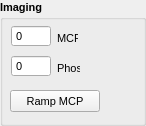
  <widget class="QGroupBox" name="groupBox_MCP">
   <property name="geometry">
    <rect>
     <x>580</x>
     <y>215</y>
     <width>146</width>
     <height>126</height>
    </rect>
   </property>
   <property name="sizePolicy">
    <sizepolicy hsizetype="Fixed" vsizetype="Fixed">
     <horstretch>0</horstretch>
     <verstretch>0</verstretch>
    </sizepolicy>
   </property>
   <property name="font">
    <font>
     <family>Tahoma</family>
     <pointsize>8</pointsize>
     <weight>75</weight>
     <bold>true</bold>
    </font>
   </property>
   <property name="title">
    <string>Imaging</string>
   </property>
   <widget class="QPushButton" name="btn_startConditioning">
    <property name="geometry">
     <rect>
      <x>10</x>
      <y>90</y>
      <width>90</width>
      <height>22</height>
     </rect>
    </property>
    <property name="sizePolicy">
     <sizepolicy hsizetype="Fixed" vsizetype="Fixed">
      <horstretch>0</horstretch>
      <verstretch>0</verstretch>
     </sizepolicy>
    </property>
    <property name="minimumSize">
     <size>
      <width>90</width>
      <height>22</height>
     </size>
    </property>
    <property name="font">
     <font>
      <weight>50</weight>
      <bold>false</bold>
     </font>
    </property>
    <property name="text">
     <string>Ramp MCP</string>
    </property>
   </widget>
   <widget class="QSpinBox" name="inp_voltPhos">
    <property name="geometry">
     <rect>
      <x>11</x>
      <y>55</y>
      <width>40</width>
      <height>22</height>
     </rect>
    </property>
    <property name="sizePolicy">
     <sizepolicy hsizetype="Fixed" vsizetype="Fixed">
      <horstretch>0</horstretch>
      <verstretch>0</verstretch>
     </sizepolicy>
    </property>
    <property name="minimumSize">
     <size>
      <width>40</width>
      <height>22</height>
     </size>
    </property>
    <property name="maximumSize">
     <size>
      <width>40</width>
      <height>16777215</height>
     </size>
    </property>
    <property name="font">
     <font>
      <weight>50</weight>
      <bold>false</bold>
     </font>
    </property>
    <property name="mouseTracking">
     <bool>true</bool>
    </property>
    <property name="wrapping">
     <bool>false</bool>
    </property>
    <property name="frame">
     <bool>true</bool>
    </property>
    <property name="buttonSymbols">
     <enum>QAbstractSpinBox::NoButtons</enum>
    </property>
    <property name="keyboardTracking">
     <bool>true</bool>
    </property>
    <property name="minimum">
     <number>0</number>
    </property>
    <property name="maximum">
     <number>4000</number>
    </property>
    <property name="value">
     <number>0</number>
    </property>
   </widget>
   <widget class="QSpinBox" name="inp_voltMCP">
    <property name="enabled">
     <bool>true</bool>
    </property>
    <property name="geometry">
     <rect>
      <x>11</x>
      <y>25</y>
      <width>40</width>
      <height>22</height>
     </rect>
    </property>
    <property name="sizePolicy">
     <sizepolicy hsizetype="Fixed" vsizetype="Fixed">
      <horstretch>0</horstretch>
      <verstretch>0</verstretch>
     </sizepolicy>
    </property>
    <property name="minimumSize">
     <size>
      <width>40</width>
      <height>22</height>
     </size>
    </property>
    <property name="maximumSize">
     <size>
      <width>40</width>
      <height>16777215</height>
     </size>
    </property>
    <property name="font">
     <font>
      <weight>50</weight>
      <bold>false</bold>
     </font>
    </property>
    <property name="mouseTracking">
     <bool>true</bool>
    </property>
    <property name="wrapping">
     <bool>false</bool>
    </property>
    <property name="frame">
     <bool>true</bool>
    </property>
    <property name="buttonSymbols">
     <enum>QAbstractSpinBox::NoButtons</enum>
    </property>
    <property name="keyboardTracking">
     <bool>true</bool>
    </property>
    <property name="minimum">
     <number>0</number>
    </property>
    <property name="maximum">
     <number>1600</number>
    </property>
    <property name="singleStep">
     <number>5</number>
    </property>
    <property name="value">
     <number>0</number>
    </property>
   </widget>
   <widget class="QLabel" name="label_26">
    <property name="geometry">
     <rect>
      <x>57</x>
      <y>30</y>
      <width>21</width>
      <height>16</height>
     </rect>
    </property>
    <property name="font">
     <font>
      <weight>50</weight>
      <bold>false</bold>
     </font>
    </property>
    <property name="text">
     <string>MCP</string>
    </property>
   </widget>
   <widget class="QLabel" name="label_27">
    <property name="geometry">
     <rect>
      <x>57</x>
      <y>60</y>
      <width>23</width>
      <height>16</height>
     </rect>
    </property>
    <property name="font">
     <font>
      <weight>50</weight>
      <bold>false</bold>
     </font>
    </property>
    <property name="text">
     <string>Phos</string>
    </property>
   </widget>
   <zorder>layoutWidget_2</zorder>
   <zorder>inp_voltPhos</zorder>
   <zorder>inp_voltMCP</zorder>
   <zorder>btn_startConditioning</zorder>
  </widget>
